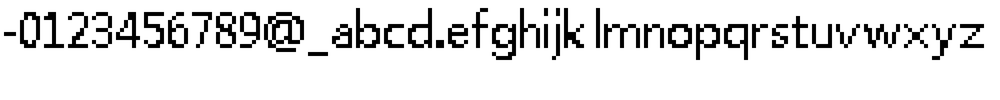
#> input picture output.tiff, 1000 x 100 px, shrunk from 2500 x 250 before the run
$ python gaosi.py   (Python 2 division)
#> lines starting #> are read from the running program, lines starting #| are printed output that depends on the picture
import cv2
# sudo apt-get install python-opencv
imgName = "output.tiff"
kernel_size = (5, 5)
sigma = 1.5

img = cv2.imread(imgName)
#> img is the input picture: shape (100, 1000, 3); min 0, max 255, mean 227.2
img = cv2.GaussianBlur(img, kernel_size, sigma)
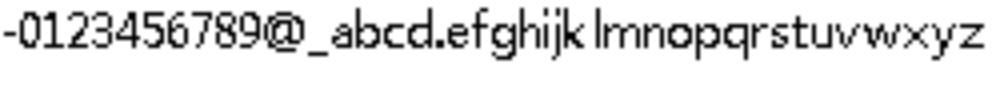
#> img: shape (100, 1000, 3); min 0, max 255, mean 227.2
new_imgName = "New_" + str(kernel_size[0]) + "_" + str(sigma) + "_" + imgName
print 'new_imgName', new_imgName
cv2.imwrite(new_imgName, img)
